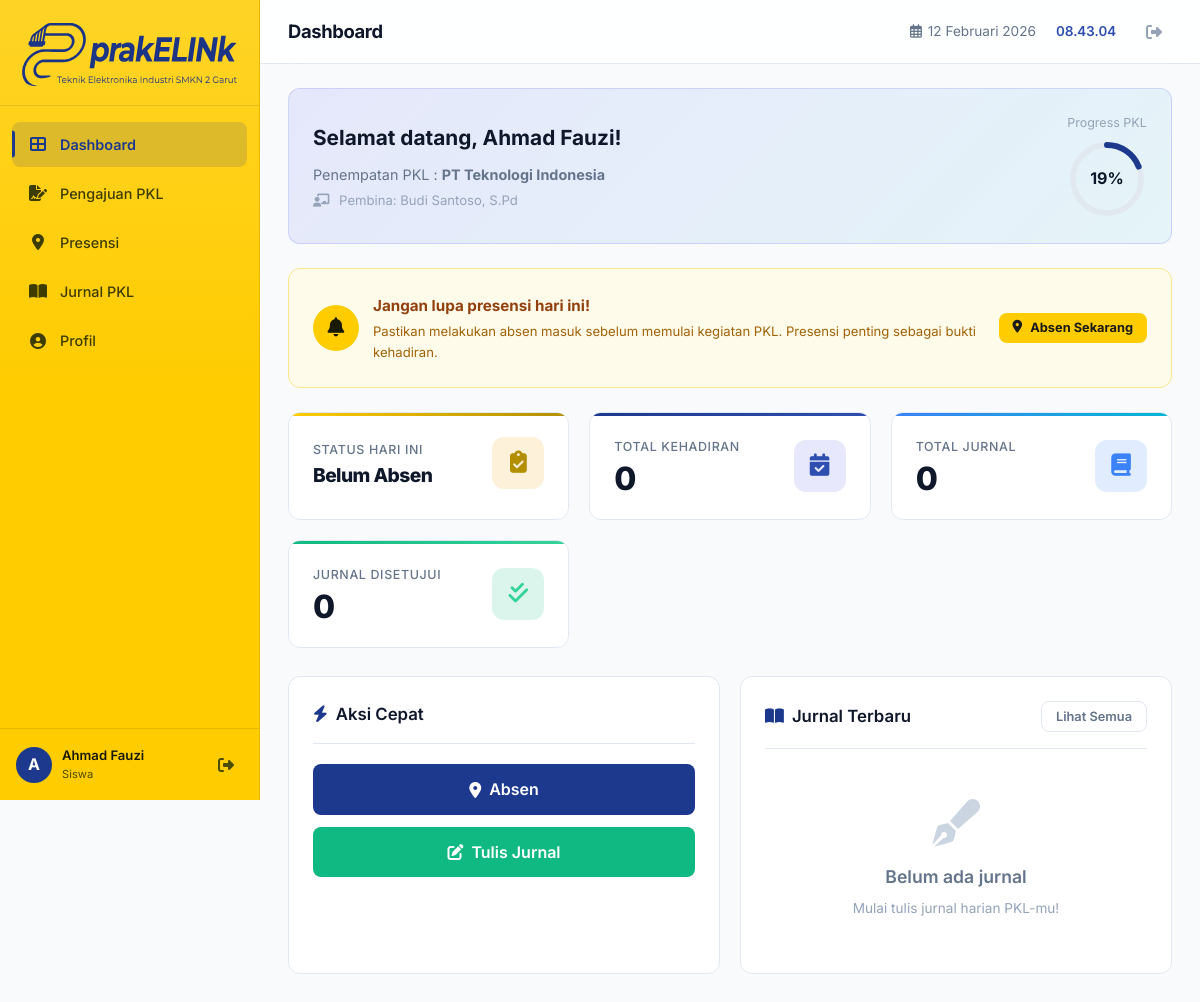
Page /siswa/index.php (signed in) on the committed database.
### tables this page shows
CREATE TABLE IF NOT EXISTS siswa (
    id INT AUTO_INCREMENT PRIMARY KEY,
    user_id INT NOT NULL,
    nisn VARCHAR(20) NOT NULL UNIQUE,
    kelas VARCHAR(20) NOT NULL,
    jurusan VARCHAR(100) NOT NULL,
    no_hp VARCHAR(20),
    penempatan_id INT DEFAULT NULL,
    pembimbing_id INT DEFAULT NULL,
    created_at TIMESTAMP DEFAULT CURRENT_TIMESTAMP,
    FOREIGN KEY (user_id) REFERENCES users(id) ON DELETE CASCADE,
    FOREIGN KEY (penempatan_id) REFERENCES penempatan(id) ON DELETE SET NULL,
    FOREIGN KEY (pembimbing_id) REFERENCES users(id) ON DELETE SET NULL
);

CREATE TABLE IF NOT EXISTS penempatan (
    id INT AUTO_INCREMENT PRIMARY KEY,
    nama_perusahaan VARCHAR(150) NOT NULL,
    alamat TEXT NOT NULL,
    latitude DECIMAL(10, 8) NOT NULL,
    longitude DECIMAL(11, 8) NOT NULL,
    radius_meter INT NOT NULL DEFAULT 100,
    kontak_perusahaan VARCHAR(100),
    tanggal_mulai DATE NOT NULL,
    tanggal_selesai DATE NOT NULL,
    is_active TINYINT(1) DEFAULT 1,
    created_at TIMESTAMP DEFAULT CURRENT_TIMESTAMP
);

CREATE TABLE IF NOT EXISTS users (
    id INT AUTO_INCREMENT PRIMARY KEY,
    username VARCHAR(50) NOT NULL UNIQUE,
    password VARCHAR(255) NOT NULL,
    nama_lengkap VARCHAR(100) NOT NULL,
    email VARCHAR(100),
    role ENUM('admin', 'pembimbing', 'siswa') NOT NULL DEFAULT 'siswa',
    foto VARCHAR(255) DEFAULT NULL,
    is_active TINYINT(1) DEFAULT 1,
    created_at TIMESTAMP DEFAULT CURRENT_TIMESTAMP,
    updated_at TIMESTAMP DEFAULT CURRENT_TIMESTAMP ON UPDATE CURRENT_TIMESTAMP
);

### config/auth.php (called while the page is built, shortened)
<?php
function isLoggedIn()
{
    return isset($_SESSION['user_id']);
}
function currentUser()
{
    return [
        'id' => $_SESSION['user_id'],
        'username' => $_SESSION['username'],
        'nama_lengkap' => $_SESSION['nama_lengkap'],
        'role' => $_SESSION['role'],
        'foto' => $_SESSION['foto'] ?? null,
    ];
}

### siswa/index.php (the view, shortened to what this page needs)
<?php
require_once __DIR__ . '/../config/auth.php';
$db = getDB();
$siswaId = $_SESSION['siswa_id'];
$siswa = $db->prepare("
    SELECT s.*, p.nama_perusahaan, p.alamat as alamat_pkl, p.tanggal_mulai, p.tanggal_selesai,
           pb.nama_lengkap as pembimbing_nama
    FROM siswa s
    LEFT JOIN penempatan p ON s.penempatan_id = p.id
    LEFT JOIN users pb ON s.pembimbing_id = pb.id
    WHERE s.id = ?
");
$siswa->execute([$siswaId]);
$siswa = $siswa->fetch();
$today = date('Y-m-d');
$todayPresensi = $db->prepare("SELECT * FROM presensi WHERE siswa_id = ? AND tanggal = ?");
$todayPresensi->execute([$siswaId, $today]);
$todayPresensi = $todayPresensi->fetch();
$totalHadir = $db->prepare("SELECT COUNT(*) FROM presensi WHERE siswa_id = ? AND status = 'hadir'");
$totalHadir->execute([$siswaId]);
$totalHadir = $totalHadir->fetchColumn();
$totalJurnal = $db->prepare("SELECT COUNT(*) FROM jurnal WHERE siswa_id = ?");
$totalJurnal->execute([$siswaId]);
$totalJurnal = $totalJurnal->fetchColumn();
$jurnalDisetujui = $db->prepare("SELECT COUNT(*) FROM jurnal WHERE siswa_id = ? AND status = 'disetujui'");
$jurnalDisetujui->execute([$siswaId]);
$jurnalDisetujui = $jurnalDisetujui->fetchColumn();
$recentJurnal = $db->prepare("SELECT * FROM jurnal WHERE siswa_id = ? ORDER BY tanggal DESC LIMIT 5");
$recentJurnal->execute([$siswaId]);
$recentJurnal = $recentJurnal->fetchAll();
$progress = 0;
if ($siswa && $siswa['tanggal_mulai'] && $siswa['tanggal_selesai']) {
    $start = new DateTime($siswa['tanggal_mulai']);
    $end = new DateTime($siswa['tanggal_selesai']);
    $now = new DateTime();
    $totalDays = $start->diff($end)->days;
    $elapsed = $start->diff($now)->days;
    if ($now < $start)
        $progress = 0;
    elseif ($now > $end)
        $progress = 100;
    else
        $progress = min(100, round(($elapsed / max($totalDays, 1)) * 100));
}
include __DIR__ . '/../includes/header.php';
include __DIR__ . '/../includes/sidebar.php';
?>
<main class="main-content">
    <?php include __DIR__ . '/../includes/topbar.php'; ?>
    <div class="card mb-3 animate-item"
        style="background:linear-gradient(135deg, rgba(99,102,241,0.12), rgba(6,182,212,0.08));border-color:rgba(99,102,241,0.2);">
        <div style="display:flex;align-items:center;justify-content:space-between;flex-wrap:wrap;gap:16px;">
            <div>
                <h2 style="font-size:1.3rem;font-weight:700;color:var(--text-heading);margin-bottom:8px;">
                    Selamat datang,
                    <?= htmlspecialchars($user['nama_lengkap']) ?>!
                </h2>
                <?php if ($siswa && $siswa['nama_perusahaan']): ?>
                    <p style="color:var(--text-secondary);font-size:.9rem;">
                        Penempatan PKL : <strong>
                            <?= htmlspecialchars($siswa['nama_perusahaan']) ?>
                        </strong>
                    </p>
                    <?php if ($siswa['pembimbing_nama']): ?>
                        <p style="color:var(--text-muted);font-size:.82rem;margin-top:4px;">
                            <i class="fas fa-chalkboard-teacher" style="margin-right:6px;"></i>
                            Pembina:
                            <?= htmlspecialchars($siswa['pembimbing_nama']) ?>
                        </p>
                    <?php endif; ?>
                <?php endif; ?>
            </div>
            <?php if ($progress > 0): ?>
                <div style="text-align:center;">
                    <div style="font-size:.78rem;color:var(--text-muted);margin-bottom:6px;">Progress PKL</div>
                    <div style="position:relative;width:80px;height:80px;">
                        <svg width="80" height="80" viewBox="0 0 80 80">
                            <circle cx="40" cy="40" r="34" fill="none" stroke="var(--border)" stroke-width="6" />
                            <circle cx="40" cy="40" r="34" fill="none" stroke="var(--primary)" stroke-width="6"
                                stroke-dasharray="<?= 2 * 3.14 * 34 ?>"
                                stroke-dashoffset="<?= 2 * 3.14 * 34 * (1 - $progress / 100) ?>"
                                transform="rotate(-90 40 40)" stroke-linecap="round" />
                        </svg>
                        <div
                            style="position:absolute;inset:0;display:flex;align-items:center;justify-content:center;font-size:1rem;font-weight:700;color:var(--text-heading);">
                            <?= $progress ?>%
                        </div>
                    </div>
                </div>
            <?php endif; ?>
        </div>
    </div>
    <?php if (!$todayPresensi): ?>
        <div class="card mb-3 animate-item" style="background:#fffbeb;border:1px solid #fde68a;">
            <div style="display:flex;align-items:center;gap:14px;flex-wrap:wrap;">
                <div
                    style="width:46px;height:46px;border-radius:50%;background:#ffcc00;display:flex;align-items:center;justify-content:center;flex-shrink:0;">
                    <i class="fas fa-bell" style="font-size:1.2rem;color:#1a1a00;"></i>
                </div>
                <div style="flex:1;min-width:200px;">
                    <strong style="color:#92400e;font-size:.95rem;">Jangan lupa presensi hari ini!</strong>
                    <p style="color:#a16207;font-size:.82rem;margin-top:2px;">Pastikan melakukan absen masuk sebelum
                        memulai kegiatan PKL. Presensi penting sebagai bukti kehadiran.</p>
                </div>
                <a href="<?= BASE_URL ?>/siswa/presensi.php" class="btn btn-warning btn-sm"
                    style="font-weight:700;white-space:nowrap;">
                    <i class="fas fa-map-marker-alt"></i> Absen Sekarang
                </a>
            </div>
        </div>
    <?php endif; ?>
    <div class="stats-grid">
        <div class="stat-card <?= $todayPresensi ? 'success' : 'warning' ?> animate-item">
            <div class="stat-card-body">
                <div class="stat-info">
                    <h3>Status Hari Ini</h3>
                    <div class="stat-value" style="font-size:1.2rem;">
                        <?php if ($todayPresensi): ?>
                            <?php if ($todayPresensi['jam_keluar']): ?>
                                Selesai
                            <?php else: ?>
                                Hadir
                            <?php endif; ?>
                        <?php else: ?>
                            Belum Absen
                        <?php endif; ?>
                    </div>
                </div>
                <div class="stat-icon"><i class="fas fa-clipboard-check"></i></div>
            </div>
        </div>
        <div class="stat-card primary animate-item">
            <div class="stat-card-body">
                <div class="stat-info">
                    <h3>Total Kehadiran</h3>
                    <div class="stat-value">
                        <?= $totalHadir ?>
                    </div>
                </div>
                <div class="stat-icon"><i class="fas fa-calendar-check"></i></div>
            </div>
        </div>
        <div class="stat-card info animate-item">
            <div class="stat-card-body">
                <div class="stat-info">
                    <h3>Total Jurnal</h3>
                    <div class="stat-value">
                        <?= $totalJurnal ?>
                    </div>
                </div>
                <div class="stat-icon"><i class="fas fa-book"></i></div>
            </div>
        </div>
        <div class="stat-card success animate-item">
            <div class="stat-card-body">
                <div class="stat-info">
                    <h3>Jurnal Disetujui</h3>
                    <div class="stat-value">
                        <?= $jurnalDisetujui ?>
                    </div>
                </div>
                <div class="stat-icon"><i class="fas fa-check-double"></i></div>
            </div>
        </div>
    </div>
    <div class="grid-2">
        <div class="card animate-item">
            <div class="card-header">
                <h3 class="card-title"><i class="fas fa-bolt" style="margin-right:8px;color:var(--primary);"></i>Aksi
                    Cepat</h3>
            </div>
            <div style="display:flex;flex-direction:column;gap:12px;">
                <a href="<?= BASE_URL ?>/siswa/presensi.php" class="btn btn-primary btn-lg w-full">
                    <i class="fas fa-map-marker-alt"></i> Absen
                </a>
                <a href="<?= BASE_URL ?>/siswa/jurnal.php" class="btn btn-success btn-lg w-full">
                    <i class="fas fa-edit"></i> Tulis Jurnal
                </a>
            </div>
        </div>
        <div class="card animate-item">
            <div class="card-header">
                <h3 class="card-title"><i class="fas fa-book-open"
                        style="margin-right:8px;color:var(--primary);"></i>Jurnal Terbaru</h3>
                <a href="<?= BASE_URL ?>/siswa/jurnal.php" class="btn btn-outline btn-sm">Lihat Semua</a>
            </div>
            <?php if (empty($recentJurnal)): ?>
                <div class="empty-state" style="padding:30px;">
                    <i class="fas fa-pen-fancy"></i>
                    <h3>Belum ada jurnal</h3>
                    <p>Mulai tulis jurnal harian PKL-mu!</p>
                </div>
            <?php endif; ?>
        </div>
    </div>
</main>
<?php include __DIR__ . '/../includes/footer.php'; ?>

### rows in the picture
siswa: penempatan.nama_perusahaan "PT Teknologi Indonesia", pembimbing.nama_lengkap "Budi Santoso, S.Pd", penempatan.tanggal_selesai "19"

### other values in the picture
$item['label'] "Dashboard"
$item['label'] "Pengajuan PKL"
$item['label'] "Presensi"
$item['label'] "Jurnal PKL"
$item['label'] "Profil"
substr($user['nama_lengkap'] ?? 'U', 0, 1) "A"
$user['nama_lengkap'] "Ahmad Fauzi"
$roleLabel "Siswa"
$pageTitle "Dashboard"
$totalHadir "0"
$totalJurnal "0"
$jurnalDisetujui "0"
